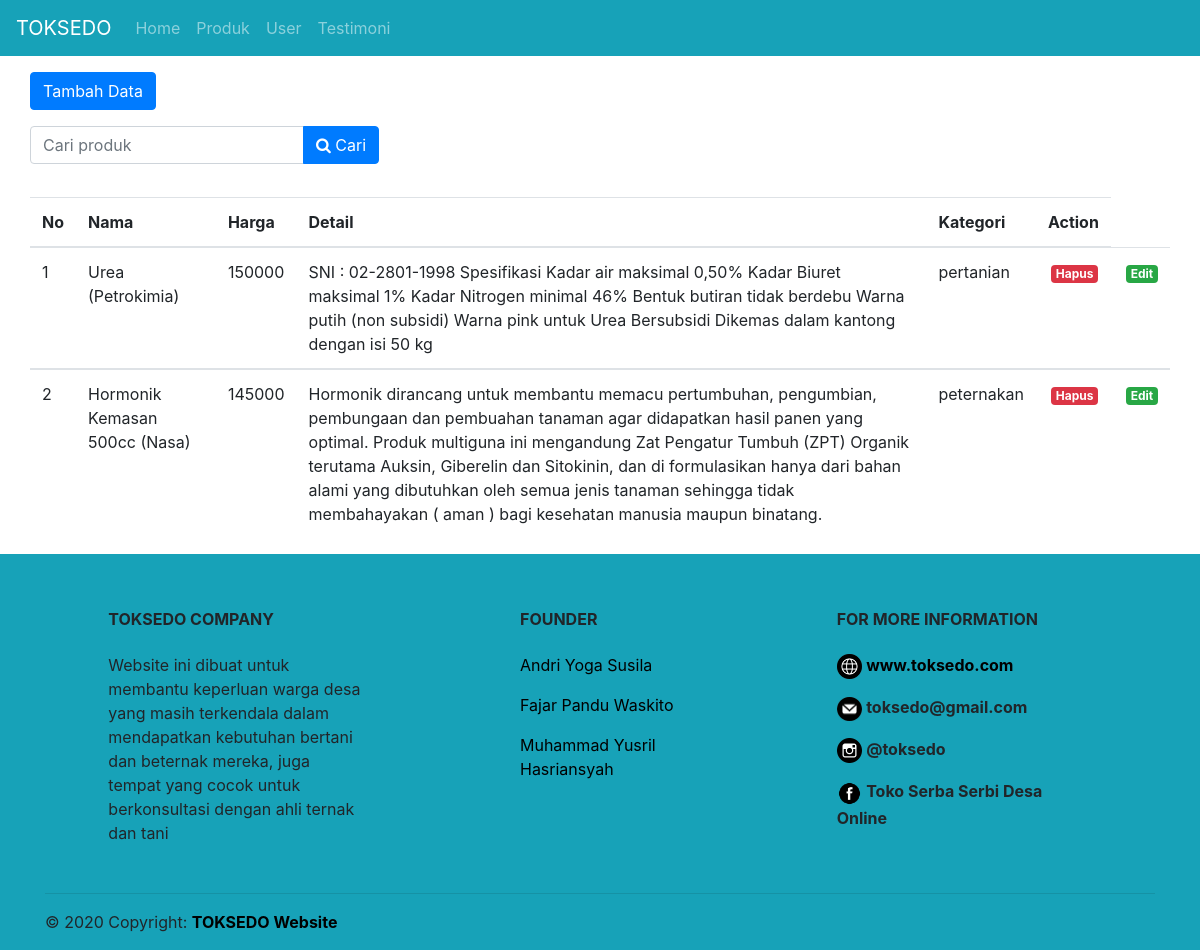
Page /index.php/admin/produk on the earlier database version.
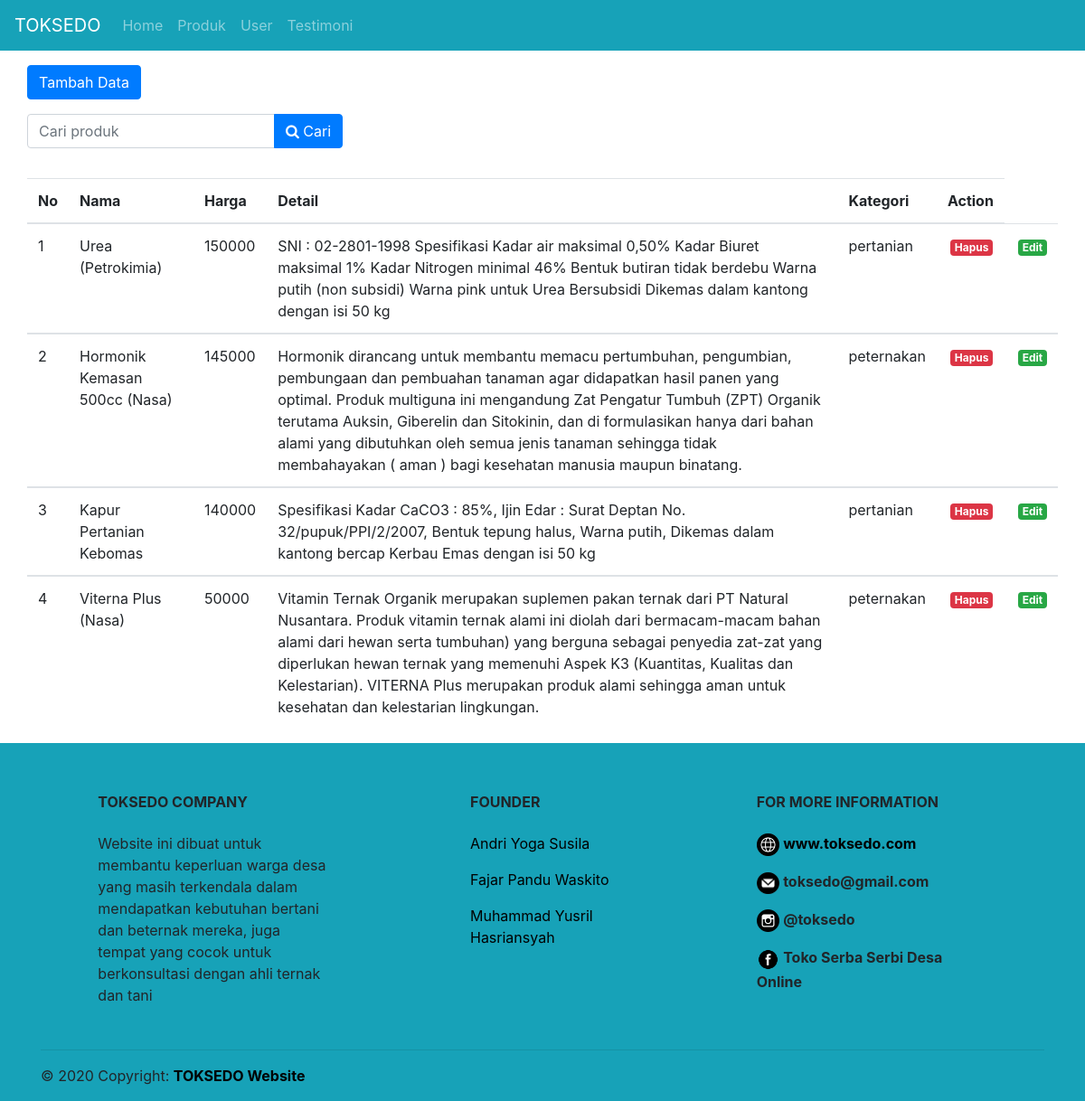
Same page on the later database version.
### tables this page shows
CREATE TABLE `produk` (
  `idProduk` int(11) NOT NULL,
  `idKategori` int(11) DEFAULT NULL,
  `nama` varchar(50) DEFAULT NULL,
  `harga` int(11) DEFAULT NULL,
  `detail` varchar(1000) DEFAULT NULL
);

CREATE TABLE `kategori` (
  `idKategori` int(11) NOT NULL,
  `namaKategori` varchar(20) NOT NULL
);

### application/controllers/admin.php (called while the page is built, shortened)
<?php
class admin extends CI_Controller {
    public function __construct(){
        $this->load->helper('url');
        $this->load->helper('form');
        $this->load->model('login_model');
        $this->load->model('produk_model');
    }
    public function produk()
    {
        $data['title'] = "Manage Produk";
        $list['produk'] = $this->produk_model->getAllProdukAdmin();
        $this->load->view('admin/template/header_admin',$data);
        $this->load->view('admin/produk',$list);
        $this->load->view('admin/template/footer_admin');
    }
}

### index.php (called while the page is built, shortened)
<?php
require_once BASEPATH.'core/CodeIgniter.php';

### application/models/produk_model.php (called while the page is built, shortened)
<?php
class produk_model extends CI_Model {
    public function getAllProdukAdmin()
    {
        $this->db->select('idProduk,produk.idKategori as idk,namaKategori,nama,harga,detail');
        $this->db->from('produk');
        $this->db->join('kategori', 'produk.idKategori = kategori.idKategori');
        $query = $this->db->get();
        return $query->result_array();
    }
}
?>

### application/views/admin/produk.php (the view, shortened to what this page needs)
<div class="container">
    <div class="row mt-3">
        <a href="<?= base_url(); ?>admin/tambahproduk" class="btn btn-primary">Tambah Data</a>
    </div>
    <div class="row mt-3">
        <form action="" method="POST">
            <div class="input-group mb-3">
                <input type="text" class="form-control" placeholder="Cari produk" name="keyword" aria-label="Product's keyword" aria-describedby="basic-addon2">
                <div class="input-group-append">
                    <button class="btn btn-primary" type="submit"><i class="fa fa-search"></i> Cari</button>
                </div>
            </div>
        </form>
    </div>
    <div class="row mt-3">
        <div class="col-md-6">
        </div>
        <table class="table table-hover">
            <thead>
                <tr>
                    <th scope="col">No</th>
                    <th scope="col">Nama</th>
                    <th scope="col">Harga</th>
                    <th scope="col">Detail</th>
                    <th scope="col">Kategori</th>
                    <th scope="col">Action</th>
                </tr>
            </thead>
            <?php
            $no = 1;
            ?>
            <?php foreach ($produk as $prd) :
            ?>
                <tbody>
                    <tr>
                        <td> <?php echo $no; ?> </td>
                        <td><?= $prd['nama']; ?></td>
                        <td><?= $prd['harga']; ?></td>
                        <td><?= $prd['detail']; ?></td>
                        <td><?= $prd['namaKategori']; ?></td>
                        <td><a href="<?= base_url(); ?>admin/hapusProduk/<?= $prd['idProduk']; ?>" class="badge badge-danger" onclick="return confirm('Yakin Data ini akan dihapus')">Hapus</a></td>
                        <td><a href="<?= base_url(); ?>admin/editProduk/<?= $prd['idProduk']; ?>" class="badge badge-success">Edit</a></td>
                    </tr>
                </tbody>
                <?php
                $no++;
                ?>
            <?php endforeach; ?>
        </table>
    </div>
</div>

Differences in the rows shown:
added produk: nama "Kapur Pertanian Kebomas", harga "140000", detail "Spesifikasi Kadar CaCO3 : 85%, Ijin Edar : Surat Deptan No. 32/pupuk/PPI/2/2007, Bentuk tepung halus, Warna putih, Dikemas dalam kantong bercap Kerbau Emas dengan isi 50 kg", idKategori.namaKategori "pertanian"
added produk: nama "Viterna Plus (Nasa)", harga "50000", detail "Vitamin Ternak Organik merupakan suplemen pakan ternak dari PT Natural Nusantara. Produk vitamin ternak alami ini diolah dari bermacam-macam bahan alami dari hewan serta tumbuhan) yang berguna sebagai penyedia zat-zat yang diperlukan hewan ternak yang memenuhi Aspek K3 (Kuantitas, Kualitas dan Kelestarian). VITERNA Plus merupakan produk alami sehingga aman untuk kesehatan dan kelestarian lingkungan.", idKategori.namaKategori "peternakan"
